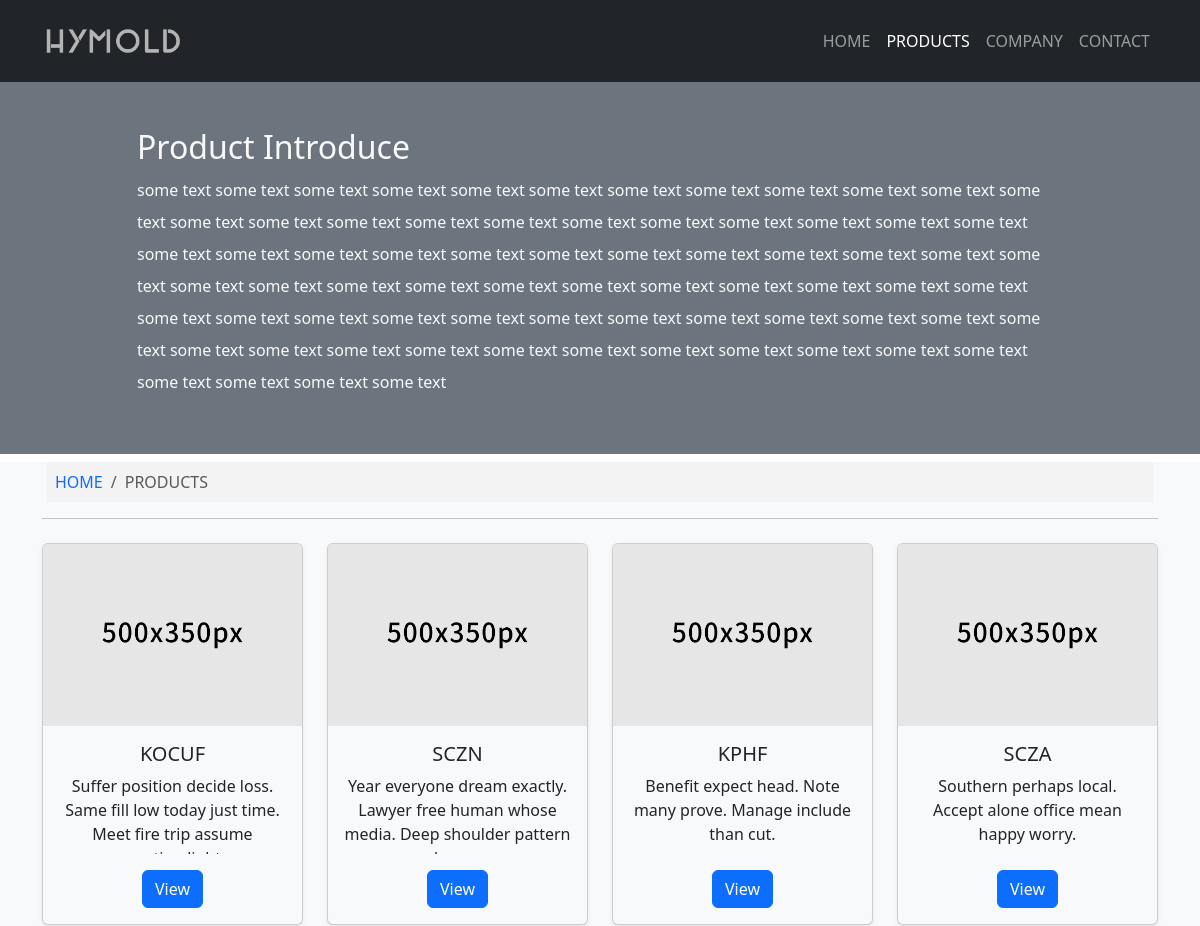
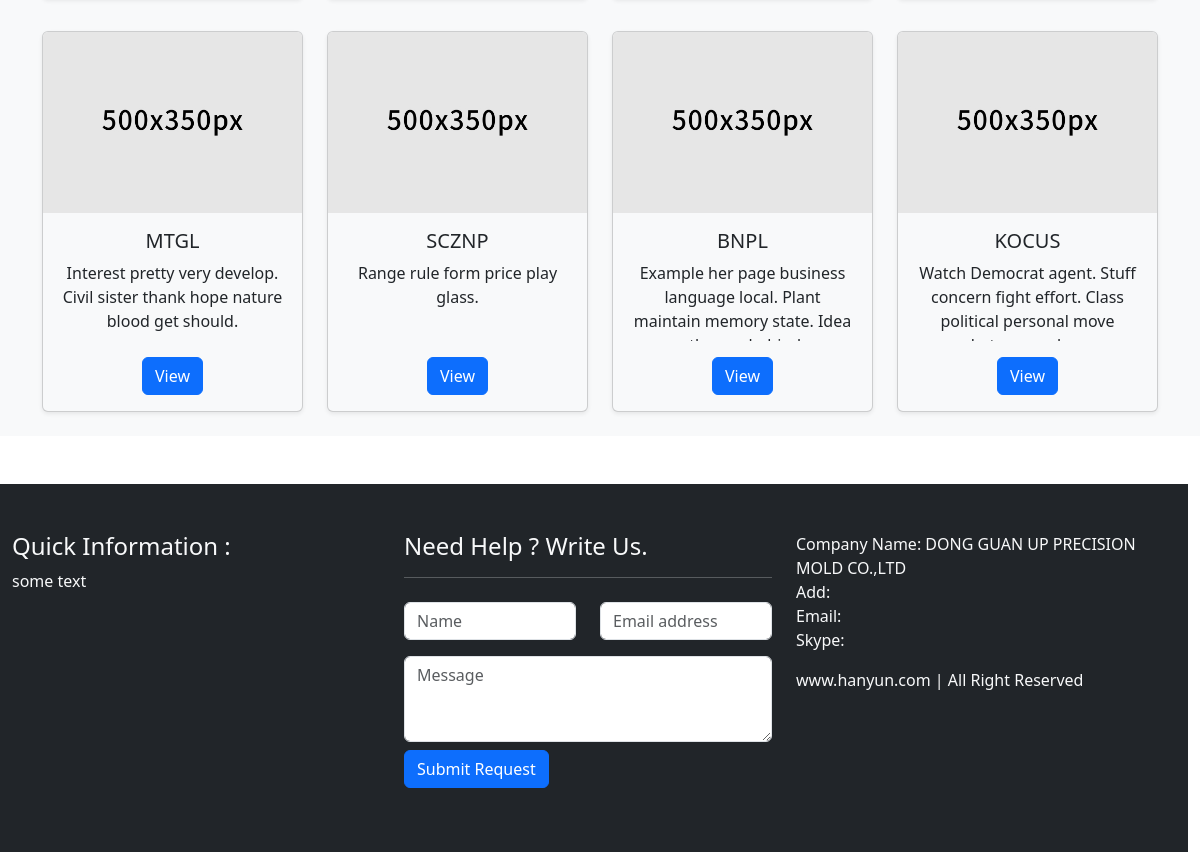
Page /products on the committed database (2 pictures, top to bottom).
### app.py (models this page shows)
class Product(db.Model):
    __tablename__ = 'product'
    id = db.Column(db.Integer, primary_key=True)
    name = db.Column(db.String(20))
    price = db.Column(db.Float)
    description = db.Column(db.String(100))
    timestamp = db.Column(db.DateTime, nullable=False, default=datetime.now, index=True)
    clicks = db.Column(db.Integer)

### app.py (the view)
@app.route('/products')
def products():
    return render_template('products.html')

### app.py (called while the page is built)
@app.context_processor
def make_template_context():
    return dict(
        products=Product.query.order_by(Product.timestamp.desc()).all(),
        about=About.query.order_by(About.timestamp.desc()).first(),
    )

### templates/products.html (shortened to what this page needs)
{% extends 'base.html' %}
{% block nav_products %}
    active
{% endblock %}
{% block content %}
    <div class="section bg-secondary py-5 custom-container">
        <div class="container">
            <div class="row text-light">
                <div class="col-md-10 offset-md-1 col-sm-10 offset-sm-1">
                    <h2>Product Introduce</h2>
                    <h6 class="lh-lg">
                        some text some text some text some text some text some text some text some text some text some
                        text some text some text some text some text some text some text some text some text some text
                        some text some text some text some text some text some text some text some text some text some
                        text some text some text some text some text some text some text some text some text some text
                        some text some text some text some text some text some text some text some text some text some
                        text some text some text some text some text some text some text some text some text some text
                        some text some text some text some text some text some text some text some text some text some
                        text some text some text some text some text some text some text
                    </h6>
                </div>
            </div>
        </div>
    </div>
    <section class="text-center bg-light">
        <div class="container">
                <nav aria-label="breadcrumb" class="my-2">
                    <ol class="breadcrumb p-2 breadcrumb-style">
                        <li class="breadcrumb-item">
                            <a href="{{ url_for('index') }}"
                               class="link-underline link-underline-opacity-0 link-underline-opacity-75-hover">HOME
                            </a>
                        </li>
                        <li class="breadcrumb-item active" aria-current="page">PRODUCTS</li>
                    </ol>
                </nav>
            <hr>
            <div class="row">
                {% for product in products %}
                    <div class="col-md-3 col-sm-6 col-12 my-2">
                        <div class="card mb-3 shadow-sm bg-light transition_style">
                            <a href="#">
                                <img class="card-img-top"
                                     src="{{ url_for('static', filename='img/500px350.jpg') }}"
                                     alt="Card image cap">
                            </a>
                            <div class="card-body">
                                <h5 class="card-title">{{ product.name }}</h5>
                                <p class="card-text"
                                   style="height: 5rem;overflow: hidden;">{{ product.description }}</p>
                                <a href="{{ url_for('product', product_id=product.id) }}"
                                   class="btn btn-primary">View</a>
                            </div>
                        </div>
                    </div>
                {% endfor %}
            </div>
        </div>
    </section>
{% endblock %}

### templates/base.html (shortened to what this page needs)
<!DOCTYPE html>
<html lang="en">
<head>
    <link href="https://cdn.jsdelivr.net/npm/bootstrap@5.3.3/dist/css/bootstrap.min.css" rel="stylesheet">
    <link rel="stylesheet" href="https://cdn.staticfile.net/font-awesome/6.5.1/css/all.min.css">
    <link rel="stylesheet" href="{{ url_for('static', filename='css/styles.css') }}">
</head>
<body>
<nav class="navbar navbar-expand-lg navbar-dark bg-dark fixed-top py-3">
    <div class="container">
        <a class="navbar-brand" href="#">
            <img alt="hanyun" src="{{ url_for('static', filename='img/logo.png') }}" style="max-height: 40px;">
        </a>
        <div class="collapse navbar-collapse" id="navbarSupportedContent">
            <ul class="navbar-nav ms-auto">
                <li class="nav-item">
                    <a class="nav-link {% block nav_home %}{% endblock %}" href="{{ url_for('index') }}">HOME </a>
                </li>
                <li class="nav-item">
                    <a class="nav-link {% block nav_products %}{% endblock %}" href="{{ url_for('products') }}">PRODUCTS</a>
                </li>
                <li class="nav-item">
                    <a class="nav-link {% block nav_company %}{% endblock %}" href="{{ url_for('company') }}">COMPANY</a>
                </li>
                <li class="nav-item">
                    <a class="nav-link {% block nav_contact %}{% endblock %}" href="{{ url_for('contact') }}">CONTACT</a>
                </li>
            </ul>
        </div>
    </div>
</nav>
{% block content %}
{% endblock %}
{% block footer %}
    <div class="container-fluid row bg-dark text-light mt-5 py-5">
        <div class="col-md-4">
            <h4>Quick Information :</h4>
            <p>
                some text
            </p>
        </div>
        <div class="col-md-4">
            <h4>Need Help ? Write Us. </h4>
            <hr>
            <form>
                <div class="row">
                    <div class="col-md-6 col-sm-6 py-2">
                        <div class="form-group">
                            <input type="text" class="form-control" required="required" placeholder="Name">
                        </div>
                    </div>
                    <div class="col-md-6 col-sm-6 py-2">
                        <div class="form-group">
                            <input type="text" class="form-control" required="required" placeholder="Email address">
                        </div>
                    </div>
                </div>
                <div class="row">
                    <div class="col-md-12 col-sm-12 py-2">
                        <div class="form-group">
                            <textarea name="message" id="message" required="required" class="form-control" rows="3"
                                      placeholder="Message"></textarea>
                        </div>
                        <div class="form-group py-2">
                            <button type="submit" class="btn btn-primary">Submit Request</button>
                        </div>
                    </div>
                </div>
            </form>
        </div>
        <div class="col-md-4">
            <p>
                Company Name: DONG GUAN UP PRECISION MOLD CO.,LTD<br>
                Add:<br>
                Email: <br>
                Skype:<br>
            </p>
            <p>www.hanyun.com | All Right Reserved</p>
        </div>
    </div>
{% endblock %}
</body>
</html>

### static/css/styles.css (style rules this page uses)
.custom-container { margin-top: 80px; padding-left: 0px; padding-right: 0px; }
.transition_style { transition: all 0.5s; box-shadow: 0 0 20px rgba(0, 0, 0, 0.2) ; }
.breadcrumb-style { padding: 5px; margin: 5px; background-color: #f4f3f3; }

### rows in the picture
Product: name "KOCUF", description "Suffer position decide loss. Same fill low today just time. Meet fire trip assume…"
Product: name "SCZN", description "Year everyone dream exactly. Lawyer free human whose media. Deep shoulder pattern…"
Product: name "KPHF", description "Benefit expect head. Note many prove. Manage include than cut."
Product: name "SCZA", description "Southern perhaps local. Accept alone office mean happy worry."
Product: name "MTGL", description "Interest pretty very develop. Civil sister thank hope nature blood get should."
Product: name "SCZNP", description "Range rule form price play glass."
Product: name "BNPL", description "Example her page business language local. Plant maintain memory state. Idea…"
Product: name "KOCUS", description "Watch Democrat agent. Stuff concern fight effort. Class political personal move…"
